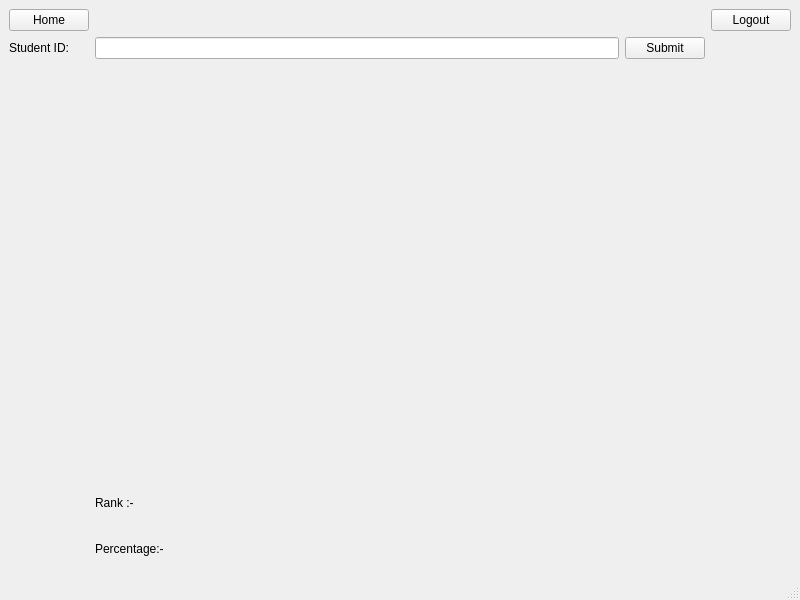
<?xml version="1.0" encoding="UTF-8"?>
<ui version="4.0">
 <class>MainWindow</class>
 <widget class="QMainWindow" name="MainWindow">
  <property name="geometry">
   <rect>
    <x>0</x>
    <y>0</y>
    <width>800</width>
    <height>600</height>
   </rect>
  </property>
  <property name="windowTitle">
   <string>MainWindow</string>
  </property>
  <widget class="QWidget" name="centralwidget">
   <layout class="QGridLayout" name="gridLayout_2">
    <item row="2" column="2">
     <widget class="QPushButton" name="individual_submit_btn">
      <property name="text">
       <string>Submit</string>
      </property>
     </widget>
    </item>
    <item row="0" column="1">
     <layout class="QGridLayout" name="gridLayout"/>
    </item>
    <item row="0" column="0">
     <widget class="QPushButton" name="pushButton">
      <property name="text">
       <string>Home</string>
      </property>
     </widget>
    </item>
    <item row="0" column="2">
     <spacer name="horizontalSpacer">
      <property name="orientation">
       <enum>Qt::Orientation::Horizontal</enum>
      </property>
      <property name="sizeType">
       <enum>QSizePolicy::Policy::Preferred</enum>
      </property>
      <property name="sizeHint" stdset="0">
       <size>
        <width>29</width>
        <height>20</height>
       </size>
      </property>
     </spacer>
    </item>
    <item row="2" column="1">
     <widget class="QLineEdit" name="lineEdit"/>
    </item>
    <item row="5" column="1">
     <widget class="QLabel" name="label_2">
      <property name="maximumSize">
       <size>
        <width>16777215</width>
        <height>40</height>
       </size>
      </property>
      <property name="text">
       <string>Rank :- </string>
      </property>
     </widget>
    </item>
    <item row="2" column="0">
     <widget class="QLabel" name="label">
      <property name="text">
       <string>Student ID: </string>
      </property>
     </widget>
    </item>
    <item row="0" column="3">
     <widget class="QPushButton" name="pushButton_2">
      <property name="text">
       <string>Logout</string>
      </property>
     </widget>
    </item>
    <item row="6" column="1">
     <widget class="QLabel" name="label_3">
      <property name="maximumSize">
       <size>
        <width>16777215</width>
        <height>40</height>
       </size>
      </property>
      <property name="text">
       <string>Percentage:- </string>
      </property>
     </widget>
    </item>
    <item row="3" column="1" colspan="2">
     <widget class="QWidget" name="Individual_Chart" native="true"/>
    </item>
   </layout>
  </widget>
  <widget class="QMenuBar" name="menubar">
   <property name="geometry">
    <rect>
     <x>0</x>
     <y>0</y>
     <width>800</width>
     <height>25</height>
    </rect>
   </property>
  </widget>
  <widget class="QStatusBar" name="statusbar"/>
 </widget>
 <resources/>
 <connections/>
</ui>
